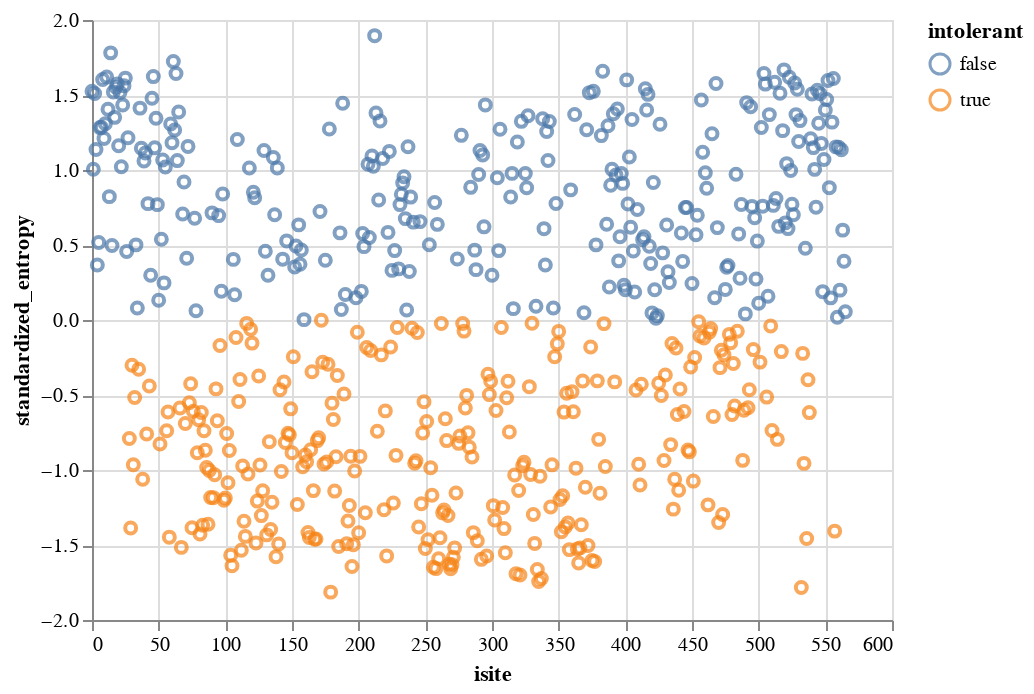

The notebook cell saved with this chart:
### Code cell
alt.Chart(entropy).mark_point().encode(
    x="isite:Q",
    y="standardized_entropy:Q",
    color="intolerant:N"
)

### Figure 1 — Vega-Lite specification as saved in the notebook (floating-point values rounded to 4 significant figures; data arrays with more than 128 entries replaced by an {"elided": "..."} marker saying what was removed)
{"$schema": "https://vega.github.io/schema/vega-lite/v3.3.0.json", "config": {"mark": {"tooltip": null}, "view": {"height": 300, "width": 400}}, "data": {"name": "data-d717e3f2077d9e4d8ccde44574ee2403"}, "datasets": {"data-d717e3f2077d9e4d8ccde44574ee2403": {"elided": "566 records"}}, "encoding": {"color": {"field": "intolerant", "type": "nominal"}, "x": {"field": "isite", "type": "quantitative"}, "y": {"field": "standardized_entropy", "type": "quantitative"}}, "mark": "point"}
